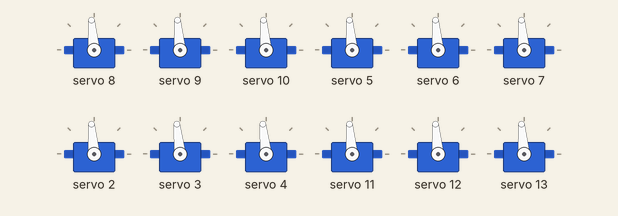
Bench run of a sketch on a simulated Arduino Uno, built with avr-gcc and run on an emulated ATmega328P. On the bench: 12 × servo.

Above: at 2.05 s.
At 2.95 s:
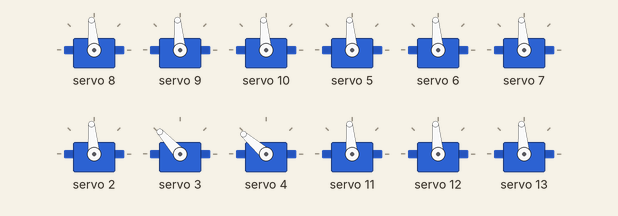
At 3.85 s:
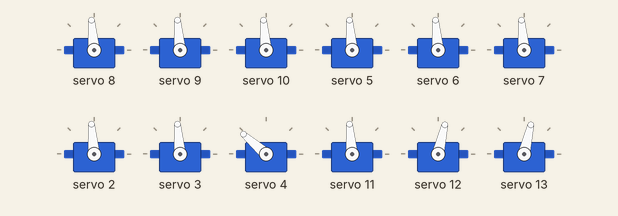
At 5.65 s:
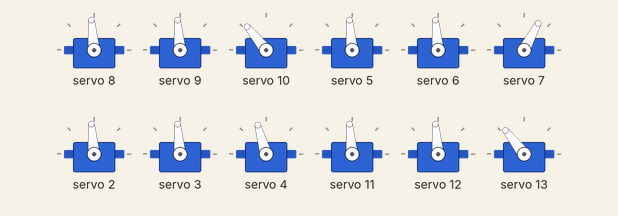
At 7.45 s:
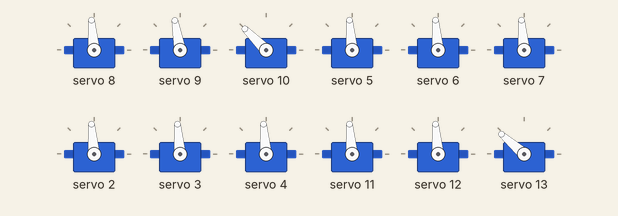
At 9.3 s:
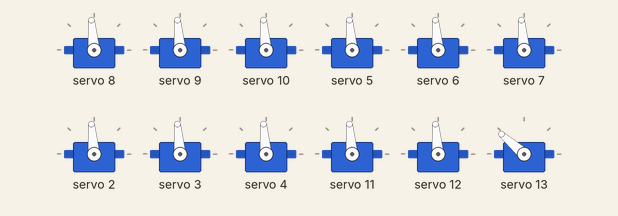
Timing chart, 0 to 11.5 s (numbered marks = the images above):
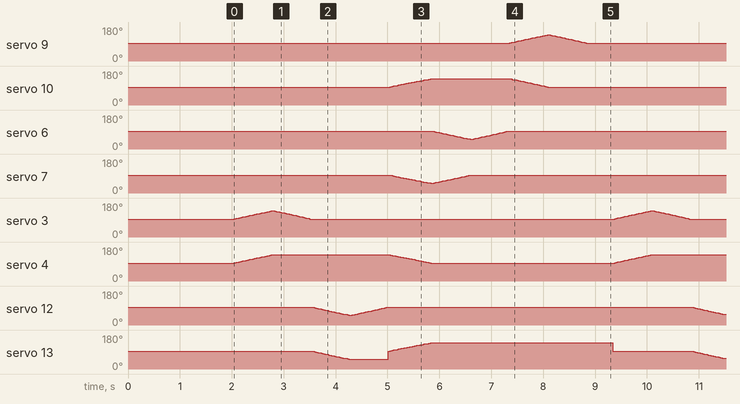

The sketch:

Forward_walking.ino
```cpp
#include <Wire.h>
#include <Adafruit_PWMServoDriver.h>

// Initialize the PWM driver, default I2C address is 0x40
Adafruit_PWMServoDriver pwm = Adafruit_PWMServoDriver();

// --------------------- FUNCTION PROTOTYPES (Forward Declarations) ----------------------
// These are added to tell the compiler about the functions before they are defined later in the file.
void setAngle(uint8_t channel, int angle);
void stallAllLegs();
void setInitialPosition();

// --------------------- SERVO PULSE CONFIGURATION ----------------------
// These are the raw 12-bit values (0-4096) for the PCA9685 chip
// The values need tuning for your specific servos.
#define SERVOMIN 150  // Approx. 0 degrees
#define SERVOMAX 600  // Approx. 180 degrees
#define PULSE_90_DEGREE ((SERVOMIN + SERVOMAX) / 2) // Neutral Stand Position (Approx. 375)
#define PULSE_0_DEGREE SERVOMIN                     // Fully retracted/min position

// --------------------- INDIVIDUAL PCA9685 CHANNEL DEFINITIONS ----------------------

// --- Front Right (FR) Leg Servos ---
#define FR_LEG_LIFT_CH 8    // Leg Lift/Hip (Coxa)
#define FR_LEG_MIDDLE_CH 9  // Middle/Femur
#define FR_LEG_ROTATION_CH 10 // Rotation/Tibia

// --- Front Left (FL) Leg Servos ---
#define FL_LEG_LIFT_CH 5    // Leg Lift/Hip (Coxa)
#define FL_LEG_MIDDLE_CH 6  // Middle/Femur
#define FL_LEG_ROTATION_CH 7 // Rotation/Tibia

// --- Back Left (BL) Leg Servos ---
#define BL_LEG_LIFT_CH 2    // Leg Lift/Hip (Coxa)
#define BL_LEG_MIDDLE_CH 3  // Middle/Femur
#define BL_LEG_ROTATION_CH 4 // Rotation/Tibia

// --- Back Right (BR) Leg Servos ---
#define BR_LEG_LIFT_CH 11   // Leg Lift/Hip (Coxa)
#define BR_LEG_MIDDLE_CH 12 // Middle/Femur
#define BR_LEG_ROTATION_CH 13 // Rotation/Tibia

// --------------------- NEW HELPER FUNCTION TO SET ANGLE ----------------------

/**
 * @brief Converts a desired angle (0-180) into a raw PWM pulse value (SERVOMIN-SERVOMAX)
 * and sends the command to the specified channel.
 * @param channel The PCA9685 channel number to control.
 * @param angle The desired servo angle in degrees (0 to 180).
 */
void setAngle(uint8_t channel, int angle) {
  // Ensure the angle is within the 0 to 180 degree range
  if (angle < 0) angle = 0;
  if (angle > 180) angle = 180;

  // Map the input angle (0-180) to the required pulse width (SERVOMIN-SERVOMAX)
  uint16_t pulse = map(angle, 0, 180, SERVOMIN, SERVOMAX);

  // Send the command to the servo driver
  pwm.setPWM(channel, 0, pulse);
}

// --------------------- STALL HELPER FUNCTION ----------------------

/**
 * @brief Sets all 12 leg servos to the neutral 90-degree stall position.
 * This is used to ensure the Lift and Middle joints remain stationary.
 */
void stallAllLegs() {
    const int NEUTRAL_ANGLE = 90;

    // --- Front Right (FR) ---
    setAngle(FR_LEG_LIFT_CH, NEUTRAL_ANGLE);
    setAngle(FR_LEG_MIDDLE_CH, NEUTRAL_ANGLE);
    setAngle(FR_LEG_ROTATION_CH, NEUTRAL_ANGLE);

    // --- Front Left (FL) ---
    setAngle(FL_LEG_LIFT_CH, NEUTRAL_ANGLE);
    setAngle(FL_LEG_MIDDLE_CH, NEUTRAL_ANGLE);
    setAngle(FL_LEG_ROTATION_CH, NEUTRAL_ANGLE);

    // --- Back Left (BL) ---
    setAngle(BL_LEG_LIFT_CH, NEUTRAL_ANGLE);
    setAngle(BL_LEG_MIDDLE_CH, NEUTRAL_ANGLE);
    setAngle(BL_LEG_ROTATION_CH, NEUTRAL_ANGLE);

    // --- Back Right (BR) ---
    setAngle(BR_LEG_LIFT_CH, NEUTRAL_ANGLE);
    setAngle(BR_LEG_MIDDLE_CH, NEUTRAL_ANGLE);
    setAngle(BR_LEG_ROTATION_CH, NEUTRAL_ANGLE);
}


// --------------------- EXISTING FUNCTIONS ----------------------

void setInitialPosition() {
    // Sets all 12 leg servos to 90 degrees
    stallAllLegs();
}

void setup() {
    pwm.begin();
    pwm.setPWMFreq(60);
    delay(10);

    Serial.println("Setting all servos to neutral stand position (90 degrees)...");
    setInitialPosition();
    delay(2000); // Wait 2 seconds in the initial position

    Serial.println("Setup complete. Starting Rotation Servo Sweep Test.");
}

// --------------------- MAIN LOOP (ROTATION Sweep Test) ----------------------

void forward(void){

    for (int angle = 90; angle <= 135 ; angle += 1) {
        setAngle(BL_LEG_ROTATION_CH, angle);
        setAngle(BL_LEG_MIDDLE_CH,angle);
        delay(15);
    }

    for (int angle = 135; angle >= 90 ; angle -= 1){
        setAngle(BL_LEG_MIDDLE_CH,angle);
        delay(15);
    }

    for (int angle = 90; angle >= 45 ; angle -= 1) {
        setAngle(BR_LEG_ROTATION_CH, angle);
        setAngle(BR_LEG_MIDDLE_CH,angle);
        delay(15);
    }

    for (int angle = 45; angle <= 90 ; angle += 1){
        setAngle(BR_LEG_MIDDLE_CH,angle);
        delay(15);
    }

    for (int angle = 135; angle >= 90 ; angle -= 1){
        setAngle(BL_LEG_ROTATION_CH, angle);
        setAngle(FL_LEG_ROTATION_CH, angle - 45);
        setAngle(FR_LEG_ROTATION_CH, 225 - angle);
        setAngle(BR_LEG_ROTATION_CH, 225 - angle);
        delay(15);
    }

    for (int angle = 45 ; angle <= 90 ; angle += 1) {
        setAngle(FL_LEG_ROTATION_CH, angle);
        setAngle(FL_LEG_MIDDLE_CH,135 - angle);
        delay(15);
    }

    for (int angle = 45 ; angle <= 90 ; angle +=1 ){
        setAngle(FL_LEG_MIDDLE_CH,angle);
        delay(15);
    }

    for (int angle = 135 ; angle >= 90 ; angle -= 1) {
        setAngle(FR_LEG_ROTATION_CH, angle);
        setAngle(FR_LEG_MIDDLE_CH,225-angle);
        delay(15);
    }

    for (int angle = 135 ; angle >= 90 ; angle -=1 ){
        setAngle(FR_LEG_MIDDLE_CH,angle);
        delay(15);
    }


    delay(500);

}

void loop() {// Delay in ms for smooth movement

    // 1. Ensure all 12 leg servos are exactly at 90 degrees and stall
    // This locks the LIFT and MIDDLE joints at 90 degrees throughout the sweep.
    stallAllLegs();
    forward();
}
```
